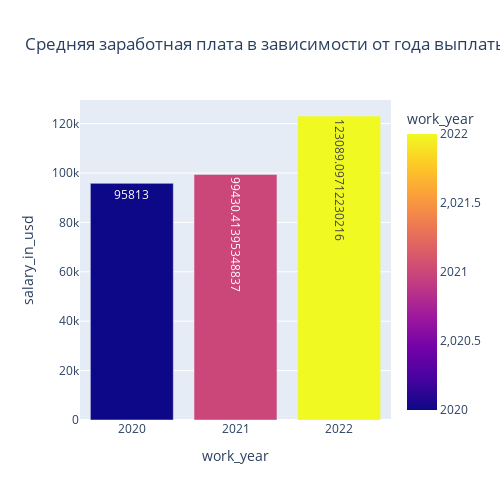

This figure's notebook cell:
### Code cell
df_year = df.groupby(by='work_year', as_index=False).salary_in_usd.mean().sort_values(by='salary_in_usd', ascending=False)
df_year.nlargest(10, columns='salary_in_usd')

fig = px.bar(data_frame=df_year, x='work_year', y='salary_in_usd', color='work_year', text = df_year.salary_in_usd, orientation='v', 
    height=500, width=500, title='Средняя заработная плата в зависимости от года выплаты зарплаты' 
)
fig.show()

### Figure 1 — Plotly figure (JSON) as saved in the notebook; plotly's stock layout.template omitted (floating-point values rounded to 4 significant figures)
{"data": [{"alignmentgroup": "True", "hovertemplate": "work_year=%{marker.color}<br>salary_in_usd=%{text}<extra></extra>", "legendgroup": "", "marker": {"color": [2022, 2021, 2020], "coloraxis": "coloraxis", "pattern": {"shape": ""}}, "name": "", "offsetgroup": "", "orientation": "v", "showlegend": false, "text": [123100.0, 99430.0, 95813], "textposition": "auto", "type": "bar", "x": [2022, 2021, 2020], "xaxis": "x", "y": [123100.0, 99430.0, 95813], "yaxis": "y"}], "layout": {"barmode": "relative", "coloraxis": {"colorbar": {"title": {"text": "work_year"}}, "colorscale": [[0, "#0d0887"], [0.1111, "#46039f"], [0.2222, "#7201a8"], [0.3333, "#9c179e"], [0.4444, "#bd3786"], [0.5556, "#d8576b"], [0.6667, "#ed7953"], [0.7778, "#fb9f3a"], [0.8889, "#fdca26"], [1, "#f0f921"]]}, "height": 500, "legend": {"tracegroupgap": 0}, "title": {"text": "Средняя заработная плата в зависимости от года выплаты зарплаты"}, "width": 500, "xaxis": {"anchor": "y", "domain": [0, 1], "title": {"text": "work_year"}}, "yaxis": {"anchor": "x", "domain": [0, 1], "title": {"text": "salary_in_usd"}}}}
